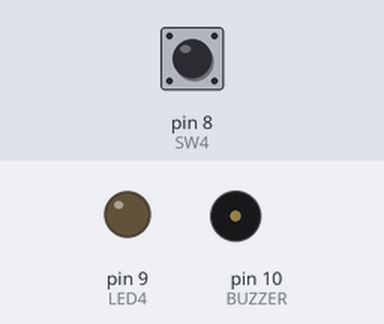
This sketch was run on a simulated Arduino Uno, built with avr-gcc and run on an emulated ATmega328P. On the bench: output pins drawn as LEDs (lit = HIGH), buzzer (waves = sounding). The inputs (shaded band) are chosen by the test bench; at power-on: pin 8 (SW4) HIGH.

Above: at 1.2 s.
1.3 s: pin 8 (SW4) pulled LOW for 0.15 s
At 2.3 s:
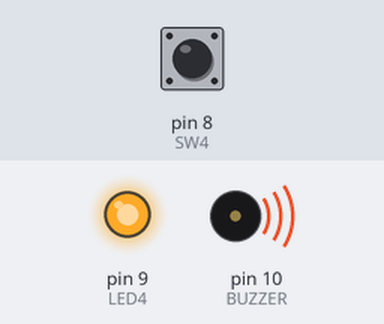
4.4 s: pin 8 (SW4) pulled LOW for 1 s
At 4.8 s:
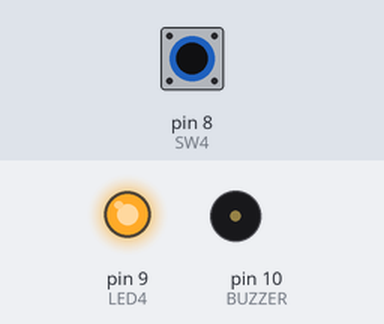
8.4 s: pin 8 (SW4) pulled LOW for 3.2 s
At 10.1 s:
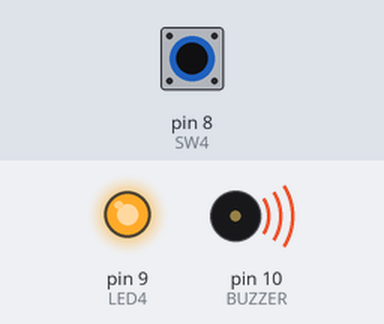
Timing chart, 0 to 12.4 s (numbered marks = the images above; inputs shaded):
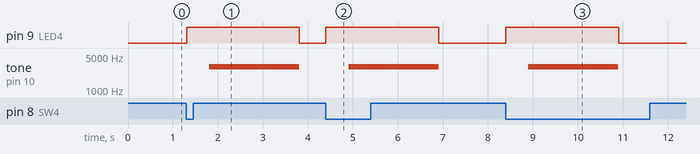

Measured:
- after the input at 1.3 s, pin 9 (LED4): LOW → HIGH at once, → LOW 2.5 s later; tone on pin 10 (BUZZER): silent → 3000 Hz after 0.50 s, → silent 2.0 s later
- after the input at 4.4 s, pin 9 (LED4): LOW → HIGH at once, → LOW 2.5 s later; tone on pin 10 (BUZZER): silent → 3000 Hz after 0.50 s, → silent 2.0 s later
- after the input at 8.4 s, pin 9 (LED4): LOW → HIGH at once, → LOW 2.5 s later; tone on pin 10 (BUZZER): silent → 3000 Hz after 0.50 s, → silent 2.0 s later

The sketch:

SW4_LED4_Buzzer_PIN_10.ino
```cpp
#define BUZZER 10
#define SW4 8
#define LED4 9

void setup() {
  pinMode(BUZZER, OUTPUT);
  pinMode(SW4, INPUT_PULLUP);
  pinMode(LED4, OUTPUT);
}

void loop() {

  if (digitalRead(SW4) == LOW) {

    digitalWrite(LED4, HIGH);

    delay(500);

    tone(BUZZER, 3000);
    delay(2000);

    noTone(BUZZER);

    digitalWrite(LED4, LOW);

    while (digitalRead(SW4) == LOW) {
    }
  }
}
```
